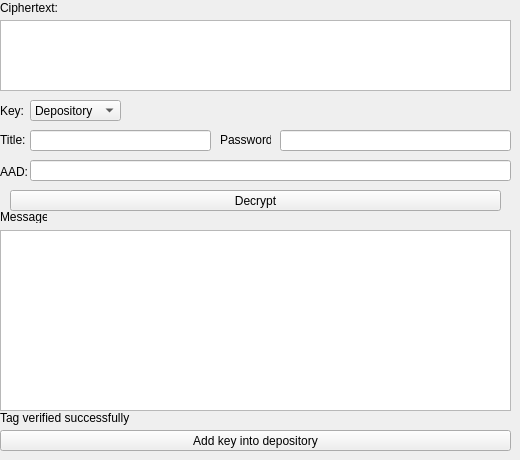
        <widget class="QWidget" name="pg_paes_dec">
         <widget class="QPlainTextEdit" name="pte_paesdec_cip">
          <property name="geometry">
           <rect>
            <x>0</x>
            <y>20</y>
            <width>511</width>
            <height>71</height>
           </rect>
          </property>
         </widget>
         <widget class="QLabel" name="lbl_paesdec_k">
          <property name="geometry">
           <rect>
            <x>0</x>
            <y>100</y>
            <width>31</width>
            <height>21</height>
           </rect>
          </property>
          <property name="text">
           <string>Key:</string>
          </property>
         </widget>
         <widget class="QLineEdit" name="lne_paesdec_aad">
          <property name="geometry">
           <rect>
            <x>30</x>
            <y>160</y>
            <width>481</width>
            <height>21</height>
           </rect>
          </property>
         </widget>
         <widget class="QLabel" name="lbl_paesdec_cip">
          <property name="geometry">
           <rect>
            <x>0</x>
            <y>0</y>
            <width>71</width>
            <height>16</height>
           </rect>
          </property>
          <property name="text">
           <string>Ciphertext:</string>
          </property>
         </widget>
         <widget class="QLabel" name="lbl_paesdec_aad">
          <property name="geometry">
           <rect>
            <x>0</x>
            <y>161</y>
            <width>31</width>
            <height>21</height>
           </rect>
          </property>
          <property name="text">
           <string>AAD:</string>
          </property>
         </widget>
         <widget class="QPushButton" name="btn_paesdec_dec">
          <property name="geometry">
           <rect>
            <x>10</x>
            <y>190</y>
            <width>491</width>
            <height>21</height>
           </rect>
          </property>
          <property name="text">
           <string>Decrypt</string>
          </property>
         </widget>
         <widget class="QLabel" name="lbl_paesdec_mes">
          <property name="geometry">
           <rect>
            <x>0</x>
            <y>210</y>
            <width>47</width>
            <height>13</height>
           </rect>
          </property>
          <property name="text">
           <string>Message:</string>
          </property>
         </widget>
         <widget class="QPlainTextEdit" name="pte_paesdec_mes">
          <property name="geometry">
           <rect>
            <x>0</x>
            <y>230</y>
            <width>511</width>
            <height>181</height>
           </rect>
          </property>
         </widget>
         <widget class="QLabel" name="lbl_paesdec_tagver">
          <property name="geometry">
           <rect>
            <x>0</x>
            <y>410</y>
            <width>131</width>
            <height>16</height>
           </rect>
          </property>
          <property name="text">
           <string>Tag verified successfully</string>
          </property>
         </widget>
         <widget class="QPushButton" name="btn_paesdec_addkdep">
          <property name="geometry">
           <rect>
            <x>0</x>
            <y>430</y>
            <width>511</width>
            <height>21</height>
           </rect>
          </property>
          <property name="text">
           <string>Add key into depository</string>
          </property>
         </widget>
         <widget class="QComboBox" name="cmbx_paesdec_k">
          <property name="geometry">
           <rect>
            <x>30</x>
            <y>100</y>
            <width>91</width>
            <height>21</height>
           </rect>
          </property>
          <item>
           <property name="text">
            <string>Depository</string>
           </property>
          </item>
          <item>
           <property name="text">
            <string>Enter</string>
           </property>
          </item>
         </widget>
         <widget class="QStackedWidget" name="stw_paesdec_k">
          <property name="geometry">
           <rect>
            <x>0</x>
            <y>130</y>
            <width>511</width>
            <height>21</height>
           </rect>
          </property>
          <property name="currentIndex">
           <number>1</number>
          </property>
          <widget class="QWidget" name="pg_paesdec_ent">
           <widget class="QLineEdit" name="lne_paesdece_k">
            <property name="geometry">
             <rect>
              <x>0</x>
              <y>0</y>
              <width>511</width>
              <height>21</height>
             </rect>
            </property>
           </widget>
          </widget>
          <widget class="QWidget" name="pg_paesdec_dep">
           <widget class="QLineEdit" name="lne_paesdecd_k">
            <property name="geometry">
             <rect>
              <x>30</x>
              <y>0</y>
              <width>181</width>
              <height>21</height>
             </rect>
            </property>
           </widget>
           <widget class="QLineEdit" name="lne_paesdec_pass">
            <property name="geometry">
             <rect>
              <x>280</x>
              <y>0</y>
              <width>231</width>
              <height>21</height>
             </rect>
            </property>
           </widget>
           <widget class="QLabel" name="lbl_paesdec_pass">
            <property name="geometry">
             <rect>
              <x>220</x>
              <y>0</y>
              <width>51</width>
              <height>20</height>
             </rect>
            </property>
            <property name="text">
             <string>Password:</string>
            </property>
           </widget>
           <widget class="QLabel" name="lbl_paesdec_ktitle_2">
            <property name="geometry">
             <rect>
              <x>0</x>
              <y>0</y>
              <width>31</width>
              <height>20</height>
             </rect>
            </property>
            <property name="text">
             <string>Title:</string>
            </property>
           </widget>
          </widget>
         </widget>
        </widget>
